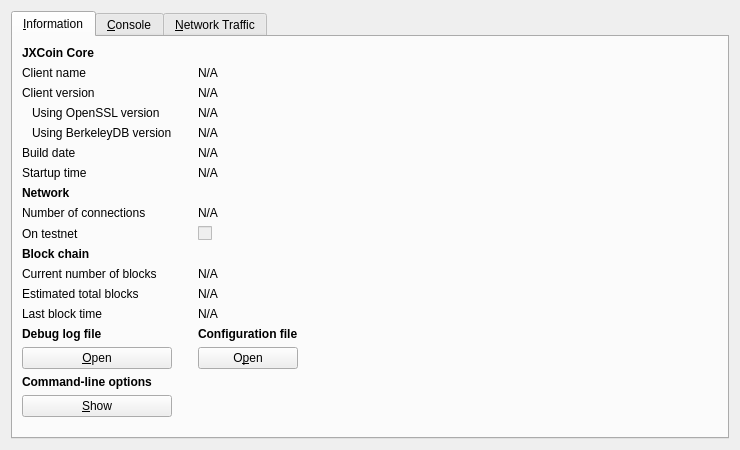
<?xml version="1.0" encoding="UTF-8"?>
<ui version="4.0">
 <class>RPCConsole</class>
 <widget class="QWidget" name="RPCConsole">
  <property name="geometry">
   <rect>
    <x>0</x>
    <y>0</y>
    <width>740</width>
    <height>450</height>
   </rect>
  </property>
  <property name="windowTitle">
   <string>JXCoin - Debug window</string>
  </property>
  <layout class="QVBoxLayout" name="verticalLayout_2">
   <item>
    <widget class="QTabWidget" name="tabWidget">
     <property name="currentIndex">
      <number>0</number>
     </property>
     <widget class="QWidget" name="tab_info">
      <attribute name="title">
       <string>&amp;Information</string>
      </attribute>
      <layout class="QGridLayout" name="gridLayout">
       <item row="15" column="2">
        <widget class="QLabel" name="labelConfigfile">
         <property name="font">
          <font>
           <weight>75</weight>
           <bold>true</bold>
          </font>
         </property>
         <property name="text">
          <string>Configuration file</string>
         </property>
        </widget>
       </item>
       <item row="13" column="2">
        <widget class="QLabel" name="lastBlockTime">
         <property name="cursor">
          <cursorShape>IBeamCursor</cursorShape>
         </property>
         <property name="text">
          <string>N/A</string>
         </property>
         <property name="textFormat">
          <enum>Qt::PlainText</enum>
         </property>
         <property name="textInteractionFlags">
          <set>Qt::LinksAccessibleByMouse|Qt::TextSelectableByKeyboard|Qt::TextSelectableByMouse</set>
         </property>
        </widget>
       </item>
       <item row="11" column="0">
        <widget class="QLabel" name="label_3">
         <property name="text">
          <string>Current number of blocks</string>
         </property>
        </widget>
       </item>
       <item row="11" column="2">
        <widget class="QLabel" name="numberOfBlocks">
         <property name="cursor">
          <cursorShape>IBeamCursor</cursorShape>
         </property>
         <property name="text">
          <string>N/A</string>
         </property>
         <property name="textFormat">
          <enum>Qt::PlainText</enum>
         </property>
         <property name="textInteractionFlags">
          <set>Qt::LinksAccessibleByMouse|Qt::TextSelectableByKeyboard|Qt::TextSelectableByMouse</set>
         </property>
        </widget>
       </item>
       <item row="17" column="0">
        <widget class="QLabel" name="labelCLOptions">
         <property name="font">
          <font>
           <weight>75</weight>
           <bold>true</bold>
          </font>
         </property>
         <property name="text">
          <string>Command-line options</string>
         </property>
        </widget>
       </item>
       <item row="16" column="0">
        <widget class="QPushButton" name="openDebugLogfileButton">
         <property name="toolTip">
          <string>Open the JXCoin debug log file from the current data directory. This can take a few seconds for large log files.</string>
         </property>
         <property name="text">
          <string>&amp;Open</string>
         </property>
         <property name="autoDefault">
          <bool>false</bool>
         </property>
        </widget>
       </item>
       <item row="15" column="0">
        <widget class="QLabel" name="labelDebugLogfile">
         <property name="font">
          <font>
           <weight>75</weight>
           <bold>true</bold>
          </font>
         </property>
         <property name="text">
          <string>Debug log file</string>
         </property>
        </widget>
       </item>
       <item row="18" column="3" rowspan="2">
        <spacer name="horizontalSpacer">
         <property name="orientation">
          <enum>Qt::Horizontal</enum>
         </property>
         <property name="sizeHint" stdset="0">
          <size>
           <width>404</width>
           <height>20</height>
          </size>
         </property>
        </spacer>
       </item>
       <item row="19" column="1">
        <spacer name="verticalSpacer">
         <property name="orientation">
          <enum>Qt::Vertical</enum>
         </property>
         <property name="sizeHint" stdset="0">
          <size>
           <width>20</width>
           <height>40</height>
          </size>
         </property>
        </spacer>
       </item>
       <item row="18" column="0">
        <widget class="QPushButton" name="showCLOptionsButton">
         <property name="toolTip">
          <string>Show the JXCoin-Qt help message to get a list with possible JXCoin command-line options.</string>
         </property>
         <property name="text">
          <string>&amp;Show</string>
         </property>
         <property name="autoDefault">
          <bool>false</bool>
         </property>
        </widget>
       </item>
       <item row="13" column="0">
        <widget class="QLabel" name="label_2">
         <property name="text">
          <string>Last block time</string>
         </property>
        </widget>
       </item>
       <item row="7" column="0">
        <widget class="QLabel" name="label_11">
         <property name="font">
          <font>
           <weight>75</weight>
           <bold>true</bold>
          </font>
         </property>
         <property name="text">
          <string>Network</string>
         </property>
        </widget>
       </item>
       <item row="6" column="2">
        <widget class="QLabel" name="startupTime">
         <property name="cursor">
          <cursorShape>IBeamCursor</cursorShape>
         </property>
         <property name="text">
          <string>N/A</string>
         </property>
         <property name="textFormat">
          <enum>Qt::PlainText</enum>
         </property>
         <property name="textInteractionFlags">
          <set>Qt::LinksAccessibleByMouse|Qt::TextSelectableByKeyboard|Qt::TextSelectableByMouse</set>
         </property>
        </widget>
       </item>
       <item row="6" column="0">
        <widget class="QLabel" name="label_13">
         <property name="text">
          <string>Startup time</string>
         </property>
        </widget>
       </item>
       <item row="9" column="0">
        <widget class="QLabel" name="label_8">
         <property name="text">
          <string>On testnet</string>
         </property>
        </widget>
       </item>
       <item row="8" column="2">
        <widget class="QLabel" name="numberOfConnections">
         <property name="cursor">
          <cursorShape>IBeamCursor</cursorShape>
         </property>
         <property name="text">
          <string>N/A</string>
         </property>
         <property name="textFormat">
          <enum>Qt::PlainText</enum>
         </property>
         <property name="textInteractionFlags">
          <set>Qt::LinksAccessibleByMouse|Qt::TextSelectableByKeyboard|Qt::TextSelectableByMouse</set>
         </property>
        </widget>
       </item>
       <item row="8" column="0">
        <widget class="QLabel" name="label_7">
         <property name="text">
          <string>Number of connections</string>
         </property>
        </widget>
       </item>
       <item row="10" column="0">
        <widget class="QLabel" name="label_10">
         <property name="font">
          <font>
           <weight>75</weight>
           <bold>true</bold>
          </font>
         </property>
         <property name="text">
          <string>Block chain</string>
         </property>
        </widget>
       </item>
       <item row="9" column="2">
        <widget class="QCheckBox" name="isTestNet">
         <property name="enabled">
          <bool>false</bool>
         </property>
         <property name="text">
          <string/>
         </property>
        </widget>
       </item>
       <item row="12" column="0">
        <widget class="QLabel" name="label_4">
         <property name="text">
          <string>Estimated total blocks</string>
         </property>
        </widget>
       </item>
       <item row="12" column="2">
        <widget class="QLabel" name="totalBlocks">
         <property name="cursor">
          <cursorShape>IBeamCursor</cursorShape>
         </property>
         <property name="text">
          <string>N/A</string>
         </property>
         <property name="textFormat">
          <enum>Qt::PlainText</enum>
         </property>
         <property name="textInteractionFlags">
          <set>Qt::LinksAccessibleByMouse|Qt::TextSelectableByKeyboard|Qt::TextSelectableByMouse</set>
         </property>
        </widget>
       </item>
       <item row="2" column="2">
        <widget class="QLabel" name="clientVersion">
         <property name="cursor">
          <cursorShape>IBeamCursor</cursorShape>
         </property>
         <property name="text">
          <string>N/A</string>
         </property>
         <property name="textFormat">
          <enum>Qt::PlainText</enum>
         </property>
         <property name="textInteractionFlags">
          <set>Qt::LinksAccessibleByMouse|Qt::TextSelectableByKeyboard|Qt::TextSelectableByMouse</set>
         </property>
        </widget>
       </item>
       <item row="4" column="0">
        <widget class="QLabel" name="label_berkeleyDBVersion">
         <property name="text">
          <string>Using BerkeleyDB version</string>
         </property>
         <property name="indent">
          <number>10</number>
         </property>
        </widget>
       </item>
       <item row="3" column="0">
        <widget class="QLabel" name="label_14">
         <property name="text">
          <string>Using OpenSSL version</string>
         </property>
         <property name="indent">
          <number>10</number>
         </property>
        </widget>
       </item>
       <item row="3" column="2">
        <widget class="QLabel" name="openSSLVersion">
         <property name="cursor">
          <cursorShape>IBeamCursor</cursorShape>
         </property>
         <property name="text">
          <string>N/A</string>
         </property>
         <property name="textFormat">
          <enum>Qt::PlainText</enum>
         </property>
         <property name="textInteractionFlags">
          <set>Qt::LinksAccessibleByMouse|Qt::TextSelectableByKeyboard|Qt::TextSelectableByMouse</set>
         </property>
        </widget>
       </item>
       <item row="4" column="2">
        <widget class="QLabel" name="berkeleyDBVersion">
         <property name="cursor">
          <cursorShape>IBeamCursor</cursorShape>
         </property>
         <property name="text">
          <string>N/A</string>
         </property>
         <property name="textFormat">
          <enum>Qt::PlainText</enum>
         </property>
         <property name="textInteractionFlags">
          <set>Qt::LinksAccessibleByMouse|Qt::TextSelectableByKeyboard|Qt::TextSelectableByMouse</set>
         </property>
        </widget>
       </item>
       <item row="5" column="0">
        <widget class="QLabel" name="label_12">
         <property name="text">
          <string>Build date</string>
         </property>
        </widget>
       </item>
       <item row="5" column="2">
        <widget class="QLabel" name="buildDate">
         <property name="cursor">
          <cursorShape>IBeamCursor</cursorShape>
         </property>
         <property name="text">
          <string>N/A</string>
         </property>
         <property name="textFormat">
          <enum>Qt::PlainText</enum>
         </property>
         <property name="textInteractionFlags">
          <set>Qt::LinksAccessibleByMouse|Qt::TextSelectableByKeyboard|Qt::TextSelectableByMouse</set>
         </property>
        </widget>
       </item>
       <item row="2" column="0">
        <widget class="QLabel" name="label_6">
         <property name="text">
          <string>Client version</string>
         </property>
        </widget>
       </item>
       <item row="0" column="0">
        <widget class="QLabel" name="label_9">
         <property name="font">
          <font>
           <weight>75</weight>
           <bold>true</bold>
          </font>
         </property>
         <property name="text">
          <string>JXCoin Core</string>
         </property>
        </widget>
       </item>
       <item row="1" column="2">
        <widget class="QLabel" name="clientName">
         <property name="cursor">
          <cursorShape>IBeamCursor</cursorShape>
         </property>
         <property name="text">
          <string>N/A</string>
         </property>
         <property name="textFormat">
          <enum>Qt::PlainText</enum>
         </property>
         <property name="textInteractionFlags">
          <set>Qt::LinksAccessibleByMouse|Qt::TextSelectableByKeyboard|Qt::TextSelectableByMouse</set>
         </property>
        </widget>
       </item>
       <item row="1" column="0">
        <widget class="QLabel" name="label_5">
         <property name="text">
          <string>Client name</string>
         </property>
        </widget>
       </item>
       <item row="14" column="2">
        <spacer name="verticalSpacer_2">
         <property name="orientation">
          <enum>Qt::Vertical</enum>
         </property>
         <property name="sizeHint" stdset="0">
          <size>
           <width>20</width>
           <height>20</height>
          </size>
         </property>
        </spacer>
       </item>
       <item row="16" column="2">
        <widget class="QPushButton" name="openConfigurationfileButton">
         <property name="toolTip">
          <string>Open the JXCoin configuration file from the current data directory.</string>
         </property>
         <property name="text">
          <string>O&amp;pen</string>
         </property>
         <property name="autoDefault">
          <bool>false</bool>
         </property>
        </widget>
       </item>
      </layout>
     </widget>
     <widget class="QWidget" name="tab_console">
      <attribute name="title">
       <string>&amp;Console</string>
      </attribute>
      <layout class="QVBoxLayout" name="verticalLayout_3">
       <property name="spacing">
        <number>3</number>
       </property>
       <item>
        <widget class="QTextEdit" name="messagesWidget">
         <property name="minimumSize">
          <size>
           <width>0</width>
           <height>100</height>
          </size>
         </property>
         <property name="readOnly">
          <bool>true</bool>
         </property>
         <property name="tabKeyNavigation" stdset="0">
          <bool>false</bool>
         </property>
         <property name="columnCount" stdset="0">
          <number>2</number>
         </property>
        </widget>
       </item>
       <item>
        <layout class="QHBoxLayout" name="horizontalLayout">
         <property name="spacing">
          <number>3</number>
         </property>
         <item>
          <widget class="QLabel" name="label">
           <property name="text">
            <string notr="true">&gt;</string>
           </property>
          </widget>
         </item>
         <item>
          <widget class="QLineEdit" name="lineEdit"/>
         </item>
         <item>
          <widget class="QPushButton" name="clearButton">
           <property name="maximumSize">
            <size>
             <width>24</width>
             <height>24</height>
            </size>
           </property>
           <property name="toolTip">
            <string>Clear console</string>
           </property>
           <property name="text">
            <string/>
           </property>
           <property name="icon">
            <iconset resource="../bitcoin.qrc">
             <normaloff>:/icons/remove</normaloff>:/icons/remove</iconset>
           </property>
           <property name="shortcut">
            <string notr="true">Ctrl+L</string>
           </property>
           <property name="autoDefault">
            <bool>false</bool>
           </property>
          </widget>
         </item>
        </layout>
       </item>
      </layout>
     </widget>
     <widget class="QWidget" name="tab_nettraffic">
      <attribute name="title">
       <string>&amp;Network Traffic</string>
      </attribute>
      <layout class="QHBoxLayout" name="horizontalLayout_3">
       <item>
        <layout class="QVBoxLayout" name="verticalLayout_4">
         <item>
          <widget class="TrafficGraphWidget" name="trafficGraph" native="true">
           <property name="sizePolicy">
            <sizepolicy hsizetype="Expanding" vsizetype="Expanding">
             <horstretch>0</horstretch>
             <verstretch>0</verstretch>
            </sizepolicy>
           </property>
          </widget>
         </item>
         <item>
          <layout class="QHBoxLayout" name="horizontalLayout_2">
           <item>
            <widget class="QSlider" name="sldGraphRange">
             <property name="minimum">
              <number>1</number>
             </property>
             <property name="maximum">
              <number>288</number>
             </property>
             <property name="pageStep">
              <number>12</number>
             </property>
             <property name="value">
              <number>6</number>
             </property>
             <property name="orientation">
              <enum>Qt::Horizontal</enum>
             </property>
            </widget>
           </item>
           <item>
            <widget class="QLabel" name="lblGraphRange">
             <property name="minimumSize">
              <size>
               <width>100</width>
               <height>0</height>
              </size>
             </property>
             <property name="alignment">
              <set>Qt::AlignCenter</set>
             </property>
            </widget>
           </item>
           <item>
            <widget class="QPushButton" name="btnClearTrafficGraph">
             <property name="text">
              <string>&amp;Clear</string>
             </property>
             <property name="autoDefault">
              <bool>false</bool>
             </property>
            </widget>
           </item>
          </layout>
         </item>
        </layout>
       </item>
       <item>
        <layout class="QVBoxLayout" name="verticalLayout">
         <item>
          <widget class="QGroupBox" name="groupBox">
           <property name="title">
            <string>Totals</string>
           </property>
           <layout class="QVBoxLayout" name="verticalLayout_5">
            <item>
             <layout class="QHBoxLayout" name="horizontalLayout_4">
              <item>
               <widget class="Line" name="line">
                <property name="sizePolicy">
                 <sizepolicy hsizetype="Fixed" vsizetype="Fixed">
                  <horstretch>0</horstretch>
                  <verstretch>0</verstretch>
                 </sizepolicy>
                </property>
                <property name="minimumSize">
                 <size>
                  <width>10</width>
                  <height>0</height>
                 </size>
                </property>
                <property name="palette">
                 <palette>
                  <active>
                   <colorrole role="Light">
                    <brush brushstyle="SolidPattern">
                     <color alpha="255">
                      <red>0</red>
                      <green>255</green>
                      <blue>0</blue>
                     </color>
                    </brush>
                   </colorrole>
                  </active>
                  <inactive>
                   <colorrole role="Light">
                    <brush brushstyle="SolidPattern">
                     <color alpha="255">
                      <red>0</red>
                      <green>255</green>
                      <blue>0</blue>
                     </color>
                    </brush>
                   </colorrole>
                  </inactive>
                  <disabled>
                   <colorrole role="Light">
                    <brush brushstyle="SolidPattern">
                     <color alpha="255">
                      <red>0</red>
                      <green>255</green>
                      <blue>0</blue>
                     </color>
                    </brush>
                   </colorrole>
                  </disabled>
                 </palette>
                </property>
                <property name="orientation">
                 <enum>Qt::Horizontal</enum>
                </property>
               </widget>
              </item>
              <item>
               <widget class="QLabel" name="label_16">
                <property name="text">
                 <string>Received:</string>
                </property>
               </widget>
              </item>
              <item>
               <widget class="QLabel" name="lblBytesIn">
                <property name="minimumSize">
                 <size>
                  <width>50</width>
                  <height>0</height>
                 </size>
                </property>
                <property name="alignment">
                 <set>Qt::AlignRight|Qt::AlignTrailing|Qt::AlignVCenter</set>
                </property>
               </widget>
              </item>
             </layout>
            </item>
            <item>
             <layout class="QHBoxLayout" name="horizontalLayout_5">
              <item>
               <widget class="Line" name="line_2">
                <property name="sizePolicy">
                 <sizepolicy hsizetype="Fixed" vsizetype="Fixed">
                  <horstretch>0</horstretch>
                  <verstretch>0</verstretch>
                 </sizepolicy>
                </property>
                <property name="minimumSize">
                 <size>
                  <width>10</width>
                  <height>0</height>
                 </size>
                </property>
                <property name="palette">
                 <palette>
                  <active>
                   <colorrole role="Light">
                    <brush brushstyle="SolidPattern">
                     <color alpha="255">
                      <red>255</red>
                      <green>0</green>
                      <blue>0</blue>
                     </color>
                    </brush>
                   </colorrole>
                  </active>
                  <inactive>
                   <colorrole role="Light">
                    <brush brushstyle="SolidPattern">
                     <color alpha="255">
                      <red>255</red>
                      <green>0</green>
                      <blue>0</blue>
                     </color>
                    </brush>
                   </colorrole>
                  </inactive>
                  <disabled>
                   <colorrole role="Light">
                    <brush brushstyle="SolidPattern">
                     <color alpha="255">
                      <red>255</red>
                      <green>0</green>
                      <blue>0</blue>
                     </color>
                    </brush>
                   </colorrole>
                  </disabled>
                 </palette>
                </property>
                <property name="orientation">
                 <enum>Qt::Horizontal</enum>
                </property>
               </widget>
              </item>
              <item>
               <widget class="QLabel" name="label_17">
                <property name="text">
                 <string>Sent:</string>
                </property>
               </widget>
              </item>
              <item>
               <widget class="QLabel" name="lblBytesOut">
                <property name="minimumSize">
                 <size>
                  <width>50</width>
                  <height>0</height>
                 </size>
                </property>
                <property name="alignment">
                 <set>Qt::AlignRight|Qt::AlignTrailing|Qt::AlignVCenter</set>
                </property>
               </widget>
              </item>
             </layout>
            </item>
            <item>
             <spacer name="verticalSpacer_4">
              <property name="orientation">
               <enum>Qt::Vertical</enum>
              </property>
              <property name="sizeHint" stdset="0">
               <size>
                <width>20</width>
                <height>407</height>
               </size>
              </property>
             </spacer>
            </item>
           </layout>
          </widget>
         </item>
        </layout>
       </item>
      </layout>
     </widget>
    </widget>
   </item>
  </layout>
 </widget>
 <customwidgets>
  <customwidget>
   <class>TrafficGraphWidget</class>
   <extends>QWidget</extends>
   <header>trafficgraphwidget.h</header>
   <container>1</container>
   <slots>
    <slot>clear()</slot>
   </slots>
  </customwidget>
 </customwidgets>
 <resources>
  <include location="../bitcoin.qrc"/>
 </resources>
 <connections/>
</ui>
